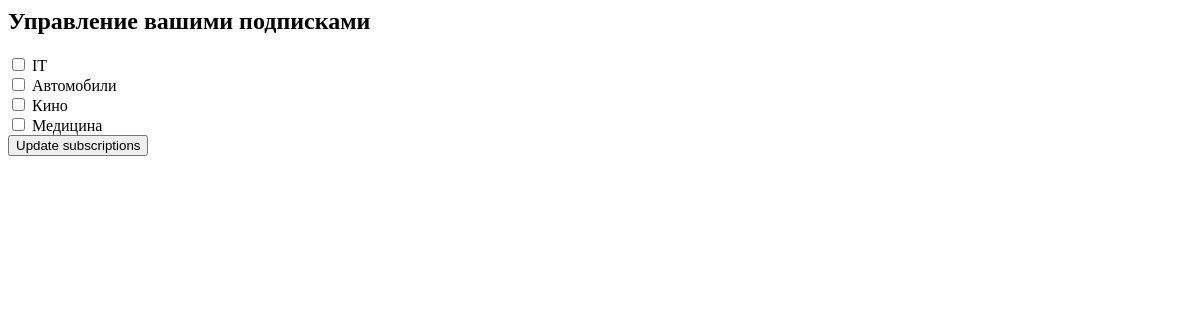
The page /subscriptions/ (signed in) on the database as committed earlier.
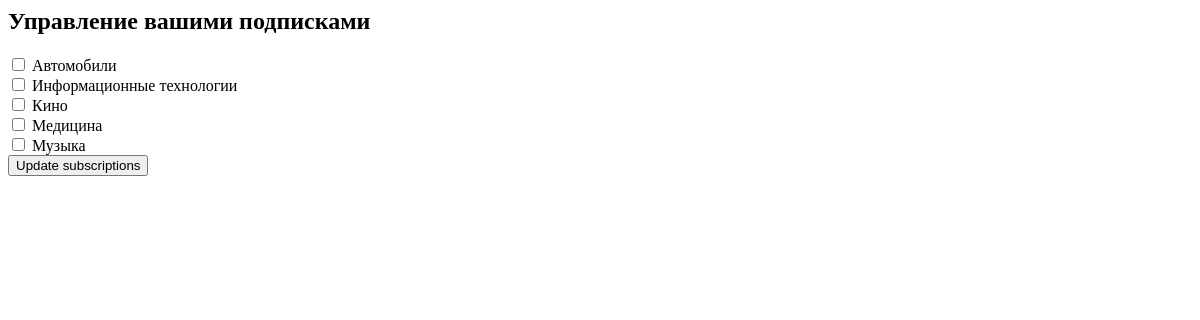
The same page on the database as committed later.
### news/models.py (models this page shows, shortened)
class Category(models.Model):
    name = models.CharField(max_length=255, unique=True)

### news/views.py (the view, shortened to what this page needs)
# urls.py: path('subscriptions/', views.manage_subscription, name='subscriptions'),
@login_required
def manage_subscription(request):
    categories = Category.objects.all()
    user_subscriptions = Subscriber.objects.filter(user=request.user).values_list('category_id', flat=True)
    return render(request, 'news/subscriptions.html',
                  {'categories': categories, 'user_subscriptions': user_subscriptions})

### news/templates/news/subscriptions.html (shortened to what this page needs)
{% load i18n %}
{% block content %}
<form method="post">
    <h2>{% trans "Управление вашими подписками" %}</h2>
    {% for category in categories %}
    <div>
        <label>
            <input type="checkbox" name="categories" value="{{ category.id }}"
                   {% if category.id in user_subscriptions %}checked{% endif %}>
            {{ category.name }}
        </label>
    </div>
    {% endfor %}
    <button type="submit">{% trans "Обновить подписки" %}</button>
</form>
{% endblock %}

Rows that differ between the two databases and show on the page:
changed Category "Автомобили": moves up the list
changed Category: name "IT" → "Информационные технологии"
added Category: name "Музыка"
